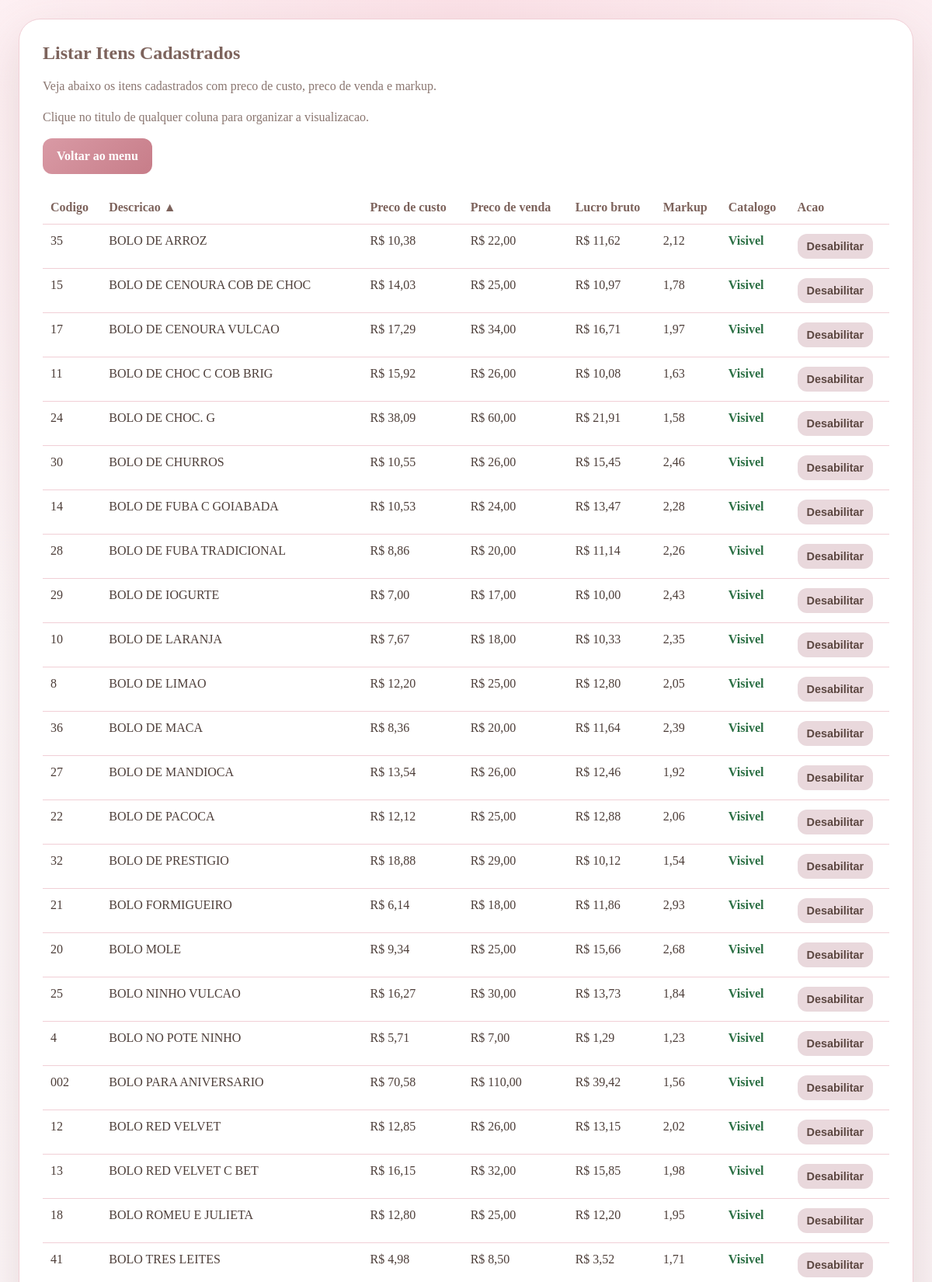
/listar-itens.php?ordenar_por=nome_produto&direcao=asc (signed in, upper part), run on the app's committed database.
### tables this page shows
CREATE TABLE IF NOT EXISTS itens (
    id INT UNSIGNED AUTO_INCREMENT PRIMARY KEY,
    codigo_produto VARCHAR(50) NOT NULL UNIQUE,
    nome_produto VARCHAR(150) NOT NULL,
    categoria VARCHAR(100) DEFAULT NULL,
    ncm VARCHAR(20) NOT NULL,
    foto_produto VARCHAR(255) DEFAULT NULL,
    mostrar_catalogo TINYINT(1) NOT NULL DEFAULT 1,
    preco_custo DECIMAL(10,2) NOT NULL,
    preco_venda DECIMAL(10,2) NOT NULL,
    criado_em TIMESTAMP DEFAULT CURRENT_TIMESTAMP
);

### listar-itens.php (the view, shortened to what this page needs)
<?php
require __DIR__ . '/db.php';
$ordenacoesPermitidas = [
    'codigo_produto' => 'codigo_produto',
    'nome_produto' => 'nome_produto',
    'preco_custo' => 'preco_custo',
    'preco_venda' => 'preco_venda',
    'lucro_bruto' => 'lucro_bruto',
    'markup' => 'markup',
];
$ordenarPor = $_GET['ordenar_por'] ?? 'lucro_bruto';
$direcao = strtolower($_GET['direcao'] ?? 'desc');
$stmt = $pdo->query(
    'SELECT
        id,
        codigo_produto,
        nome_produto,
        mostrar_catalogo,
        preco_custo,
        preco_venda,
        (preco_venda - preco_custo) AS lucro_bruto,
        CASE
            WHEN preco_custo > 0 THEN preco_venda / preco_custo
            ELSE 0
        END AS markup
     FROM itens
     ORDER BY ' . $ordenacoesPermitidas[$ordenarPor] . ' ' . strtoupper($direcao) . ', nome_produto ASC'
);
$itens = $stmt->fetchAll();
function linkOrdenacao(string $colunaAtual, string $ordenarPor, string $direcao): string
{
    $novaDirecao = 'asc';
    if ($colunaAtual === $ordenarPor && $direcao === 'asc') {
        $novaDirecao = 'desc';
    }
    return 'listar-itens.php?ordenar_por=' . urlencode($colunaAtual) . '&direcao=' . urlencode($novaDirecao);
}
function indicadorOrdenacao(string $colunaAtual, string $ordenarPor, string $direcao): string
{
    if ($colunaAtual !== $ordenarPor) {
        return '';
    }
    return $direcao === 'asc' ? ' ▲' : ' ▼';
}
?>
<!DOCTYPE html>
<html lang="pt-BR">
<head>
</head>
<body>
    <main class="layout">
        <section class="card">
            <h1>Listar Itens Cadastrados</h1>
            <p class="lead">Veja abaixo os itens cadastrados com preco de custo, preco de venda e markup.</p>
            <p class="sort-info">Clique no titulo de qualquer coluna para organizar a visualizacao.</p>
            <div class="actions">
                <a class="button" href="dashboard.php">Voltar ao menu</a>
            </div>
            <?php if ($itens): ?>
                <div class="table-wrap">
                    <table>
                        <thead>
                            <tr>
                                <th><a class="sort-link" href="<?= htmlspecialchars(linkOrdenacao('codigo_produto', $ordenarPor, $direcao), ENT_QUOTES, 'UTF-8') ?>">Codigo</a></th>
                                <th><a class="sort-link" href="<?= htmlspecialchars(linkOrdenacao('nome_produto', $ordenarPor, $direcao), ENT_QUOTES, 'UTF-8') ?>">Descricao<?= htmlspecialchars(indicadorOrdenacao('nome_produto', $ordenarPor, $direcao), ENT_QUOTES, 'UTF-8') ?></a></th>
                                <th><a class="sort-link" href="<?= htmlspecialchars(linkOrdenacao('preco_custo', $ordenarPor, $direcao), ENT_QUOTES, 'UTF-8') ?>">Preco de custo</a></th>
                                <th><a class="sort-link" href="<?= htmlspecialchars(linkOrdenacao('preco_venda', $ordenarPor, $direcao), ENT_QUOTES, 'UTF-8') ?>">Preco de venda</a></th>
                                <th><a class="sort-link" href="<?= htmlspecialchars(linkOrdenacao('lucro_bruto', $ordenarPor, $direcao), ENT_QUOTES, 'UTF-8') ?>">Lucro bruto</a></th>
                                <th><a class="sort-link" href="<?= htmlspecialchars(linkOrdenacao('markup', $ordenarPor, $direcao), ENT_QUOTES, 'UTF-8') ?>">Markup</a></th>
                                <th>Catalogo</th>
                                <th>Acao</th>
                            </tr>
                        </thead>
                        <tbody>
                            <?php foreach ($itens as $item): ?>
                                <?php
                                $precoCusto = (float) $item['preco_custo'];
                                $precoVenda = (float) $item['preco_venda'];
                                $lucroBruto = (float) $item['lucro_bruto'];
                                $markup = (float) $item['markup'];
                                $mostrarCatalogo = (int) ($item['mostrar_catalogo'] ?? 1) === 1;
                                ?>
                                <tr>
                                    <td><?= htmlspecialchars($item['codigo_produto'], ENT_QUOTES, 'UTF-8') ?></td>
                                    <td><?= htmlspecialchars($item['nome_produto'], ENT_QUOTES, 'UTF-8') ?></td>
                                    <td class="money">R$ <?= htmlspecialchars(number_format($precoCusto, 2, ',', '.'), ENT_QUOTES, 'UTF-8') ?></td>
                                    <td class="money">R$ <?= htmlspecialchars(number_format($precoVenda, 2, ',', '.'), ENT_QUOTES, 'UTF-8') ?></td>
                                    <td class="money">R$ <?= htmlspecialchars(number_format($lucroBruto, 2, ',', '.'), ENT_QUOTES, 'UTF-8') ?></td>
                                    <td class="money"><?= htmlspecialchars(number_format($markup, 2, ',', '.'), ENT_QUOTES, 'UTF-8') ?></td>
                                    <td>
                                        <?php if ($mostrarCatalogo): ?>
                                            <span class="status-catalogo visivel">Visivel</span>
                                        <?php else: ?>
                                            <span class="status-catalogo oculto">Oculto</span>
                                        <?php endif; ?>
                                    </td>
                                    <td>
                                        <form method="post">
                                            <button class="button secondary small" type="submit">
                                                <?= $mostrarCatalogo ? 'Desabilitar' : 'Habilitar' ?>
                                            </button>
                                        </form>
                                    </td>
                                </tr>
                            <?php endforeach; ?>
                        </tbody>
                    </table>
                </div>
            <?php else: ?>
                <p class="lead">Nenhum item cadastrado no momento.</p>
            <?php endif; ?>
        </section>
    </main>
</body>
</html>

### listar-itens.php (style rules this page uses)
:root { --primary: #d99aa5; --primary-dark: #c77d89; --secondary: #7d635c; --text: #4d3e39; --muted: #8a7670; --border: #f1cfd6; --shadow: rgba(125, 99, 92, 0.18); }
* { box-sizing: border-box; }
body { margin: 0; min-height: 100vh; padding: 24px; font-family: Georgia, "Times New Roman", serif; background: radial-gradient(circle at top, #fbe1e7 0%, transparent 34%), linear-gradient(135deg, #fffafb 0%, #f8eef1 100%); color: var(--text); }
.layout { width: min(1180px, 100%); margin: 0 auto; display: grid; gap: 24px; }
.card { background: #fff; border: 1px solid var(--border); border-radius: 28px; padding: 30px; box-shadow: 0 24px 60px var(--shadow); }
h1 { margin-top: 0; color: var(--secondary); }
.lead { color: var(--muted); margin-bottom: 22px; }
.actions { display: flex; gap: 12px; flex-wrap: wrap; margin-bottom: 22px; }
.button { padding: 14px 18px; border: 0; border-radius: 12px; background: linear-gradient(135deg, var(--primary) 0%, var(--primary-dark) 100%); color: #fff; text-decoration: none; font-size: 1rem; font-weight: bold; cursor: pointer; }
.button.secondary { background: #e9d8dc; color: #5c4741; }
.button.small { padding: 8px 12px; font-size: 0.9rem; }
.status-catalogo { font-weight: bold; }
.status-catalogo.visivel { color: #2b6f44; }
.sort-info { margin-bottom: 18px; color: var(--muted); }
.sort-link { color: inherit; text-decoration: none; }
.table-wrap { overflow-x: auto; }
table { width: 100%; border-collapse: collapse; }
th, td { padding: 12px 10px; border-bottom: 1px solid var(--border); text-align: left; vertical-align: top; }
th { color: var(--secondary); white-space: nowrap; }
td.money { white-space: nowrap; }

### data on the page
itens: codigo_produto "35", nome_produto "BOLO DE ARROZ", preco_custo "10,38", preco_venda "22,00", lucroBruto "11,62", markup "2,12", mostrar_catalogo "Visivel"
itens: codigo_produto "15", nome_produto "BOLO DE CENOURA COB DE CHOC", preco_custo "14,03", preco_venda "25,00", lucroBruto "10,97", markup "1,78", mostrar_catalogo "Visivel"
itens: codigo_produto "17", nome_produto "BOLO DE CENOURA VULCAO", preco_custo "17,29", preco_venda "34,00", lucroBruto "16,71", markup "1,97", mostrar_catalogo "Visivel"
itens: codigo_produto "11", nome_produto "BOLO DE CHOC C COB BRIG", preco_custo "15,92", preco_venda "26,00", lucroBruto "10,08", markup "1,63", mostrar_catalogo "Visivel"
itens: codigo_produto "24", nome_produto "BOLO DE CHOC. G", preco_custo "38,09", preco_venda "60,00", lucroBruto "21,91", markup "1,58", mostrar_catalogo "Visivel"
itens: codigo_produto "30", nome_produto "BOLO DE CHURROS", preco_custo "10,55", preco_venda "26,00", lucroBruto "15,45", markup "2,46", mostrar_catalogo "Visivel"
itens: codigo_produto "14", nome_produto "BOLO DE FUBA C GOIABADA", preco_custo "10,53", preco_venda "24,00", lucroBruto "13,47", markup "2,28", mostrar_catalogo "Visivel"
itens: codigo_produto "28", nome_produto "BOLO DE FUBA TRADICIONAL", preco_custo "8,86", preco_venda "20,00", lucroBruto "11,14", markup "2,26", mostrar_catalogo "Visivel"
itens: codigo_produto "29", nome_produto "BOLO DE IOGURTE", preco_custo "7,00", preco_venda "17,00", lucroBruto "10,00", markup "2,43", mostrar_catalogo "Visivel"
itens: codigo_produto "10", nome_produto "BOLO DE LARANJA", preco_custo "7,67", preco_venda "18,00", lucroBruto "10,33", markup "2,35", mostrar_catalogo "Visivel"
itens: codigo_produto "8", nome_produto "BOLO DE LIMAO", preco_custo "12,20", preco_venda "25,00", lucroBruto "12,80", markup "2,05", mostrar_catalogo "Visivel"
itens: codigo_produto "36", nome_produto "BOLO DE MACA", preco_custo "8,36", preco_venda "20,00", lucroBruto "11,64", markup "2,39", mostrar_catalogo "Visivel"
itens: codigo_produto "27", nome_produto "BOLO DE MANDIOCA", preco_custo "13,54", preco_venda "26,00", lucroBruto "12,46", markup "1,92", mostrar_catalogo "Visivel"
itens: codigo_produto "22", nome_produto "BOLO DE PACOCA", preco_custo "12,12", preco_venda "25,00", lucroBruto "12,88", markup "2,06", mostrar_catalogo "Visivel"
itens: codigo_produto "32", nome_produto "BOLO DE PRESTIGIO", preco_custo "18,88", preco_venda "29,00", lucroBruto "10,12", markup "1,54", mostrar_catalogo "Visivel"
itens: codigo_produto "21", nome_produto "BOLO FORMIGUEIRO", preco_custo "6,14", preco_venda "18,00", lucroBruto "11,86", markup "2,93", mostrar_catalogo "Visivel"
itens: codigo_produto "20", nome_produto "BOLO MOLE", preco_custo "9,34", preco_venda "25,00", lucroBruto "15,66", markup "2,68", mostrar_catalogo "Visivel"
itens: codigo_produto "25", nome_produto "BOLO NINHO VULCAO", preco_custo "16,27", preco_venda "30,00", lucroBruto "13,73", markup "1,84", mostrar_catalogo "Visivel"
itens: codigo_produto "4", nome_produto "BOLO NO POTE NINHO", preco_custo "5,71", preco_venda "7,00", lucroBruto "1,29", markup "1,23", mostrar_catalogo "Visivel"
itens: codigo_produto "002", nome_produto "BOLO PARA ANIVERSARIO", preco_custo "70,58", preco_venda "110,00", lucroBruto "39,42", markup "1,56", mostrar_catalogo "Visivel"
itens: codigo_produto "12", nome_produto "BOLO RED VELVET", preco_custo "12,85", preco_venda "26,00", lucroBruto "13,15", markup "2,02", mostrar_catalogo "Visivel"
itens: codigo_produto "13", nome_produto "BOLO RED VELVET C BET", preco_custo "16,15", preco_venda "32,00", lucroBruto "15,85", markup "1,98", mostrar_catalogo "Visivel"
itens: codigo_produto "18", nome_produto "BOLO ROMEU E JULIETA", preco_custo "12,80", preco_venda "25,00", lucroBruto "12,20", markup "1,95", mostrar_catalogo "Visivel"
itens: codigo_produto "41", nome_produto "BOLO TRES LEITES", preco_custo "4,98", preco_venda "8,50", lucroBruto "3,52", markup "1,71", mostrar_catalogo "Visivel"

### other printed values
indicadorOrdenacao('nome_produto', $ordenarPor, $direcao) "▲"
